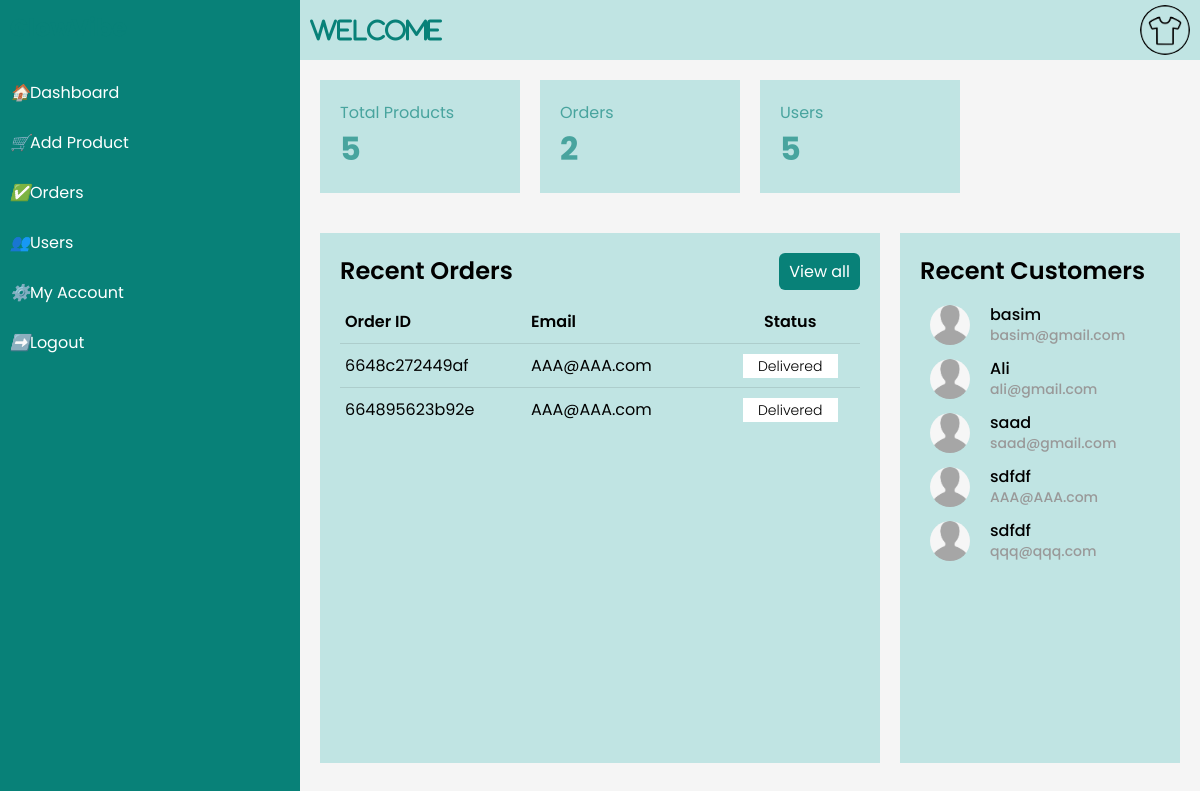
The page /admin/index.php (signed in) on the database its author committed.
### tables this page shows
CREATE TABLE `orders` (
  `id` int(11) NOT NULL,
  `order_id` varchar(100) NOT NULL,
  `name` varchar(100) NOT NULL,
  `email` varchar(100) NOT NULL,
  `address` varchar(255) NOT NULL,
  `city` varchar(100) NOT NULL,
  `postal` varchar(100) NOT NULL,
  `pro_image` varchar(255) NOT NULL,
  `pro_name` varchar(255) NOT NULL,
  `pro_price` text NOT NULL,
  `pro_size` varchar(20) NOT NULL,
  `pro_quantity` int(5) NOT NULL,
  `pro_subtotal` text NOT NULL,
  `pro_gtotal` text NOT NULL,
  `status` varchar(100) NOT NULL
);

CREATE TABLE `users` (
  `id` int(11) NOT NULL,
  `name` varchar(100) NOT NULL,
  `email` varchar(50) NOT NULL,
  `password` varchar(50) NOT NULL,
  `confirm` varchar(100) NOT NULL
);

### admin/index.php (the view, shortened to what this page needs)
<?php
    include 'includes/navbar.php';
        include 'includes/connection.php';
        $products = mysqli_query($conn, "SELECT * FROM `add_product`");
        $productsCount = mysqli_num_rows($products);
        $orders = mysqli_query($conn, "SELECT * FROM `orders` GROUP BY `order_id`");
        $ordersCount = mysqli_num_rows($orders);
        $users = mysqli_query($conn, "SELECT * FROM `users`");
        $usersCount = mysqli_num_rows($users);
?>
            <div class="cardBox">
                <div class="card">
                    <div>
                        <div class="cardName">Total Products <h1> <?php echo $productsCount; ?></h1></div>
                    </div>
                </div>
                <div class="card">
                    <div>
                        <div class="cardName">Orders<h1><?php echo $ordersCount; ?></h1></div>
                    </div>
                </div>
                <div class="card">
                    <div>
                        <div class="cardName">Users<h1><?php echo $usersCount; ?></h1></div>
                    </div>
                </div>
            </div>
            <div class="details">
                <div class="recentOrders">
                    <div class="cardHeader">
                        <h2>Recent Orders</h2>
                        <a href="orders.php" class="btn">View all</a>
                    </div>
                    <table>
                        <thead>
                            <tr>
                                <td>Order ID</td>
                                <td>Email</td>
                                <td>Status</td>
                            </tr>
                        </thead>
                        <tbody>
                        <?php
                                include ("includes/connection.php");
                                $Record = mysqli_query($conn, "SELECT * FROM `orders` GROUP BY `order_id` ORDER BY `id` DESC");
                                while($row = mysqli_fetch_array($Record)){
                                    echo "<tr>
                                        <td>$row[order_id]</td>
                                        <td>$row[email]</td>
                                        <td><span class='status'>$row[status]</span></td>
                                    </tr>";
                                }
                        ?>
                        </tbody>
                    </table>
                </div>
                <div class="recentCustomers">
                    <div class="cardHeader">
                        <h2>Recent Customers</h2>
                    </div>
                    <table>
                        <tbody>
                            <?php
                                include ("includes/connection.php");
                                $Record = mysqli_query($conn, "SELECT * FROM `users`");
                                while($row = mysqli_fetch_array($Record)){
                                    echo "<tr>
                                            <td width='60px'><div class='imgBx'><img src='images/profile.png'></div></td>
                                            <td><h4>$row[name]<br><span>$row[email]</span></h4></td>
                                        </tr>";
                                }
                            ?>
                        </tbody>
                    </table>
                </div>
            </div>

### admin/style.css (style rules this page uses)
* { font-family: 'Poppins', sans-serif; margin: 0; padding: 0; box-sizing: border-box; }
html { scroll-behavior: smooth; }
body { overflow-x: hidden; }
.cardBox { position: relative; width: 100%; padding: 20px; display: grid; grid-template-columns: repeat(4, 1fr); grid-gap: 20px; }
.cardBox .card { position: relative; background-color: #C0E4E3; padding: 20px; display: flex; justify-content: space-between; cursor: pointer; }
.cardBox .card .cardName { color: #088179a6; }
.details { position: relative; width: 100%; padding-top: 0; padding: 20px; display: grid; grid-gap: 20px; grid-template-columns: 2fr 1fr; }
.details .recentOrders { position: relative; min-height: 530px; background-color: #C0E4E3; padding: 20px; }
.cardHeader { display: flex; justify-content: space-between; align-items: flex-start; }
.cardHeader h2 { font-weight: 600; }
.btn { position: relative; padding: 4px 8px; background-color: #088178; color: #fff; text-decoration: none; border-radius: 6px; border: 2px solid transparent; transition: 0.2s; }
.details table { width: 100%; border-collapse: collapse; margin-top: 10px; }
.details table thead td { font-weight: 600; }
.details .recentOrders table tr { border-bottom: 1px solid rgba(0,0,0,0.1); }
.details .recentOrders table tbody tr:last-child { border-bottom: none; }
.details .recentOrders table tr td { padding: 9px 5px; }
.details .recentOrders table tbody tr td:last-child, .details .recentOrders table thead tr td:last-child { text-align: right; }
.details .recentOrders table tbody tr td:nth-child(2), .details .recentOrders table thead tr td:nth-child(2) { padding-right: 20px; }
.details .recentOrders table tbody tr td:nth-child(3), .details .recentOrders table thead tr td:nth-child(3) { text-align: center; }
.status { padding: 2px 15px; color: rgb(0, 0, 0); font-size: 14px; font-weight: 300; cursor: pointer; border: none; outline: none; background-color: #fff; }
.details .recentCustomers { position: relative; min-height: 530px; background-color: #C0E4E3; padding: 20px; }
.details .recentCustomers .imgBx { position: relative; width: 40px; height: 40px; border-radius: 50%; overflow: hidden; }
.details .recentCustomers .imgBx img { position: absolute; top: 0; left: 0; width: 100%; height: 100%; object-fit: cover; }
.details .recentCustomers table tr td h4 span { font-size: 14px; color: #999; }
.details .recentCustomers table tr td { padding: 7px 10px; }
.details .recentCustomers table tr td h4 { font-size: 16px; font-weight: 500; line-height: 1.2em; }

### rows shown on the page
orders: order "6648c272449af", email "AAA@AAA.com", status "Delivered"
orders: order "664895623b92e", email "AAA@AAA.com", status "Delivered"
users: name "basim", email "basim@gmail.com"
users: name "Ali", email "ali@gmail.com"
users: name "saad", email "saad@gmail.com"
users: name "sdfdf", email "AAA@AAA.com"
users: name "sdfdf", email "qqq@qqq.com"

### other values the page prints
$productsCount "5"
$ordersCount "2"
$usersCount "5"
